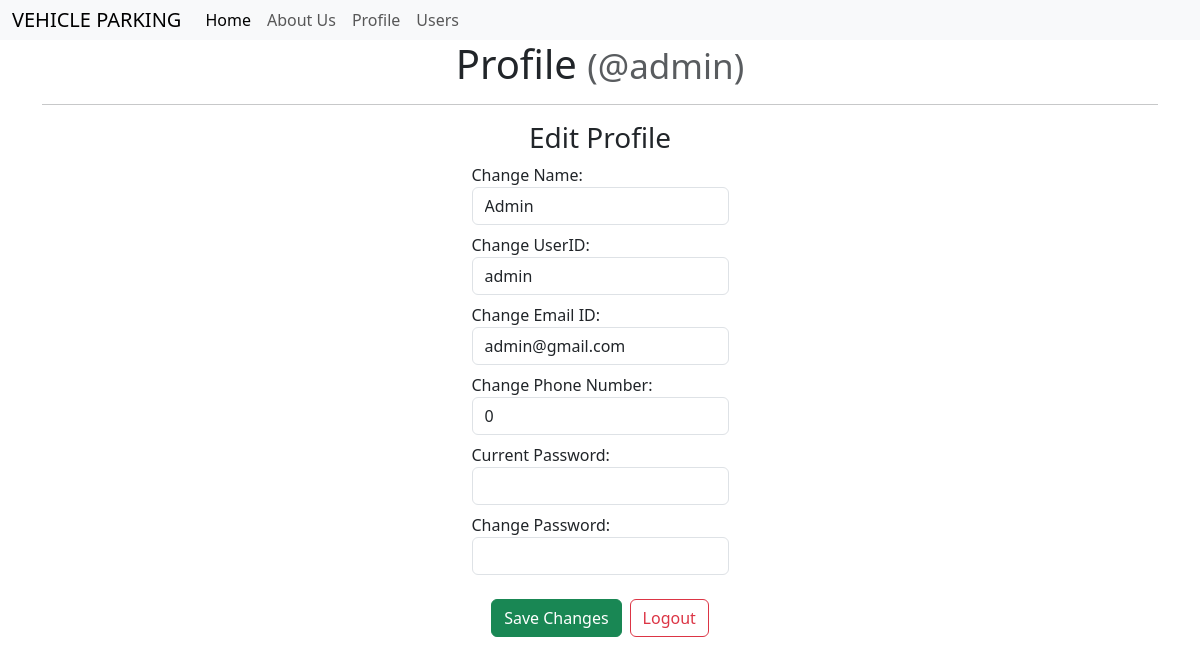
The page /profile (signed in) on the database its author committed.
### models.py (models this page shows, shortened)
class Users(db.Model):
     __tablename__ = 'users'
     user_id = db.Column(db.String(32),primary_key=True)
     name = db.Column(db.String(32), nullable=False)
     _password_hash = db.Column('password', db.String(128), nullable=False)
     email_id = db.Column(db.String(64),nullable=True)
     phone = db.Column(db.BigInteger, nullable=False)
     is_admin = db.Column(db.Boolean, nullable=False, default = False)
     user_created = db.Column(db.DateTime,default=datetime.utcnow)
     last_logged_in = db.Column(db.DateTime)
     @property
     def password(self):
          raise AttributeError('password is write-only')
     @password.setter
     def password(self,plain_password):
          self._password_hash  = generate_password_hash(plain_password)

### routes.py (the view)
@app.route('/profile')
@auth_required
def profile():
    return render_template('profile.html', user=Users.query.get(session['user_id']))

### routes.py (called while the page is built)
def auth_required(func):
    @wraps(func)
    def inner(*args,**kwargs):
        if 'user_id' not in session:
            flash("Please login to continue.")
            return redirect(url_for("login"))
        return func(*args, **kwargs)
    return inner

### templates/profile.html (shortened to what this page needs)
{% extends 'layout.html' %}
{% block content %}
<h1>Profile
    <small class="text-muted">(@{{user.user_id}})</small>
</h1>
<hr>
<h3>Edit Profile</h3>
<form methods = "POST">
     <label for="Name" class="form-label">Change Name:
    <input type="text" name="name" id="name" class="form-control" required value="{{user.name}}"/>
    </label>
    <label for="userid" class="form-label">Change UserID:
    <input type="text" name="user_id" id="user_id" class="form-control" required value="{{user.user_id}}"/>
    </label>
    <label for="email_id" class="form-label">Change Email ID:
    <input type="text" name="email_id" id="email_id" class="form-control" required value="{{user.email_id}}"/>
    </label>
    <label for="phone" class="form-label">Change Phone Number:
    <input type="number" name="phone" id="phone" class="form-control" required value="{{user.phone}}"/>
    </label>
    <label for="cpassword" class="form-label">Current Password:
    <input type="password" name="cpassword" id="cpassword" class="form-control" required/>
    </label>
    <label for="password" class="form-label">Change Password:
    <input type="password" name="password" id="password" class="form-control" required/>
    </label>
    <div class="d-flex gap-2 mt-3">
        <input type="submit" value="Save Changes" class="btn btn-success"/>
        <a href="{{url_for('logout')}}" class="btn btn-outline-danger text-center">Logout</a>
    </div>
</form>
{% endblock %}

### templates/layout.html (style rules this page uses)
body { margin: 0; padding: 0; }

### templates/profile.html (style rules this page uses)
form { display: flex; flex-direction: column; align-items: center; }
h1,h2,h3 { text-align: center; }

### rows shown on the page
Users: user_id "admin", name "Admin", email_id "admin@gmail.com", phone "0"
